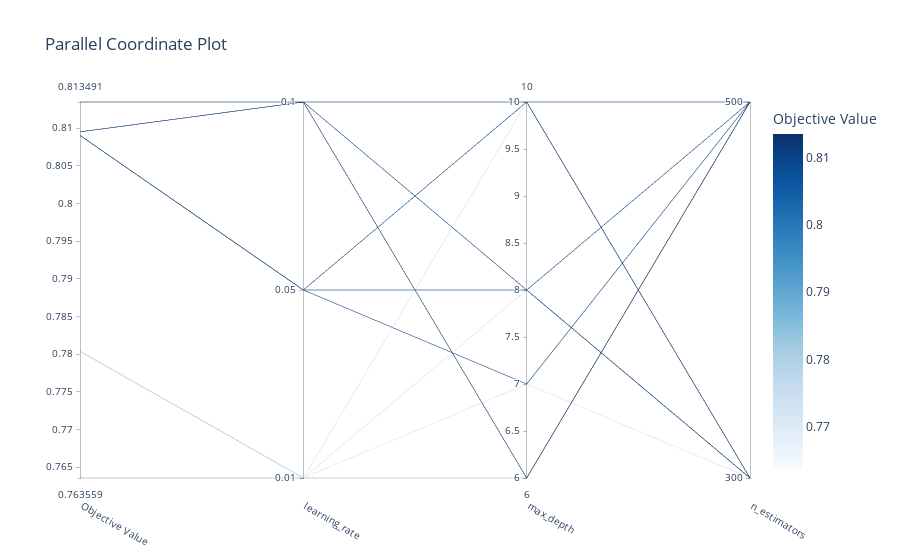

Notebook code cell kept with this figure:
### Markdown cell above
### Visualization of hyperparameter relationships

### Code cell
optuna.visualization.plot_parallel_coordinate(study, params=[params for params in study.best_params])

### Figure 1 — Plotly figure (JSON) as saved in the notebook; plotly's stock layout.template omitted (floating-point values rounded to 4 significant figures)
{"data": [{"dimensions": [{"label": "Objective Value", "range": [0.7636, 0.8135], "values": [0.7636, 0.7636, 0.7636, 0.7804, 0.8091, 0.8091, 0.8091, 0.8095, 0.8095, 0.8135]}, {"label": "learning_rate", "range": [0, 2], "ticktext": ["0.01", "0.05", "0.1"], "tickvals": [0, 1, 2], "values": [0, 0, 0, 0, 1, 1, 1, 2, 2, 2]}, {"label": "max_depth", "range": [6, 10], "values": [7, 8, 10, 6, 10, 8, 7, 8, 10, 6]}, {"label": "n_estimators", "range": [0, 1], "ticktext": ["300", "500"], "tickvals": [0, 1], "values": [0, 0, 0, 1, 1, 1, 1, 0, 0, 1]}], "labelangle": 30, "labelside": "bottom", "line": {"color": [0.7636, 0.7636, 0.7636, 0.7804, 0.8091, 0.8091, 0.8091, 0.8095, 0.8095, 0.8135], "colorbar": {"title": {"text": "Objective Value"}}, "colorscale": [[0, "rgb(247,251,255)"], [0.125, "rgb(222,235,247)"], [0.25, "rgb(198,219,239)"], [0.375, "rgb(158,202,225)"], [0.5, "rgb(107,174,214)"], [0.625, "rgb(66,146,198)"], [0.75, "rgb(33,113,181)"], [0.875, "rgb(8,81,156)"], [1, "rgb(8,48,107)"]], "reversescale": false, "showscale": true}, "type": "parcoords"}], "layout": {"title": {"text": "Parallel Coordinate Plot"}}}
